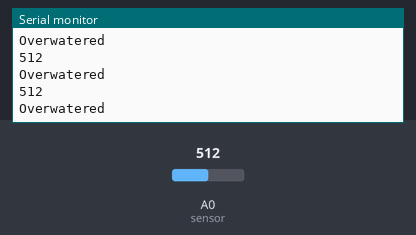
Recording of a sketch running on a simulated Arduino Uno, built with avr-gcc and run on an emulated ATmega328P. Shown: the last lines printed to the serial monitor. The test bench sets the inputs (shaded band); at power-on: A0 (sensor) = 512.

Above: at 9.4 s.
9.5 s: A0 (sensor) set to 210
At 10.5 s:
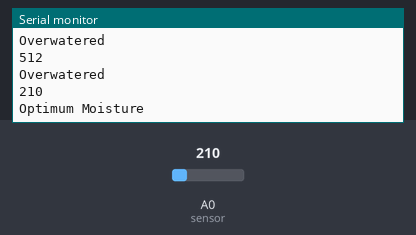
12.5 s: A0 (sensor) set to 192
At 14.7 s:
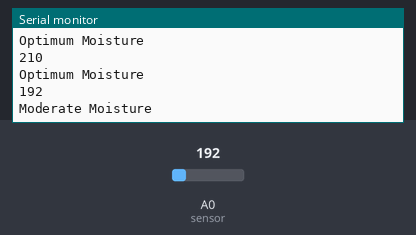
Timing chart, 0 to 16.2 s (numbered marks = the images above; inputs shaded):
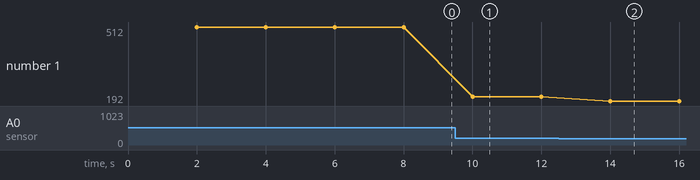

The sketch:

soilhumid.ino
```cpp
/**
  Soil Humiidity Testor using YL-38 and Arduino
                       By Hitesh Nair <hyperhitesh.hol.es/dev>
  After uploading program to Arduino(CTRL+U), open Serial Monitor(CTRL+SHIFT+M) to see the readings.
*/

  void setup()
  {
    Serial.begin(9600);
  }

  void loop()
  {
    delay(2000); //delay period between readings
    int MoistureValue = analogRead(A0); //connect AO pin of sensor to A0 pin of Arduino
    Serial.println(MoistureValue);

    if(MoistureValue<200) //change these values to suit your requirements
    Serial.println("Moderate Moisture");

    else if(MoistureValue<400) //change these values to suit your requirements
    Serial.println("Optimum Moisture");

    else if(MoistureValue>400) //change these values to suit your requirements
    Serial.println("Overwatered");
  }
```

Measured:
- the behaviour switches between 200 and 199 on A0 (sensor) (found by bisection; images 1 and 2)
- after the input at 9.5 s, the serial monitor: prints a new line after 0.50 s (image 1)
- after the input at 12.5 s, the serial monitor: prints a new line after 1.5 s (image 2)
- plotted number 1: 512 → 210 after the input at 9.5 s, 210 → 192 after the input at 12.5 s
